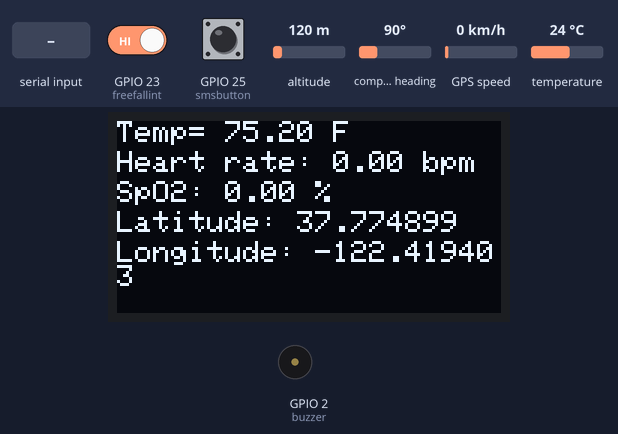
The sketch below on a simulated ESP32. On the bench: 128×64 one-colour display, buzzer (waves = sounding, pin HIGH). The test bench sets the inputs (shaded band); at power-on: temperature 24 °C, GPIO 23 (freefallint) HIGH, GPIO 25 (smsbutton) HIGH, altitude 120 m, compass heading 90°, GPS speed 0 km/h. WiFi joins after 1.5 s; servers stay silent unless stated; the GPS gets a fix after 3 s at 37.7749, -122.4194 with 8 satellites; what the sketch prints to the serial monitor is not drawn.

Above: at 7.6 s.
7.7 s: temperature set to 37 °C
At 9.34 s:
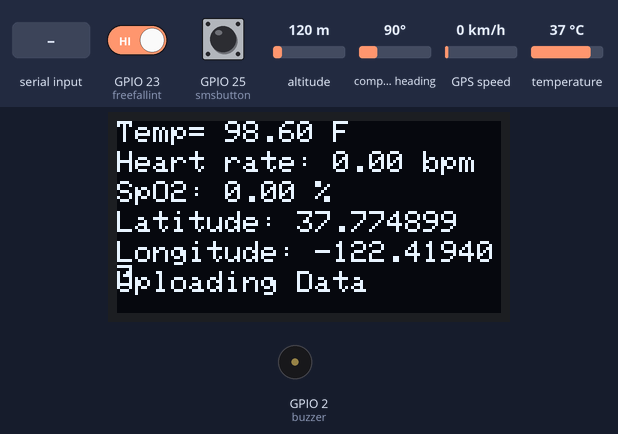
12.0 s: temperature set to 38.5 °C
At 13.6 s:
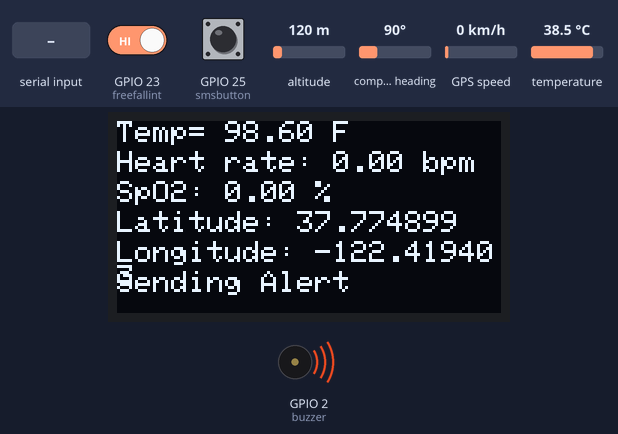
16.2 s: GPIO 23 (freefallint) driven LOW
At 18.7 s:
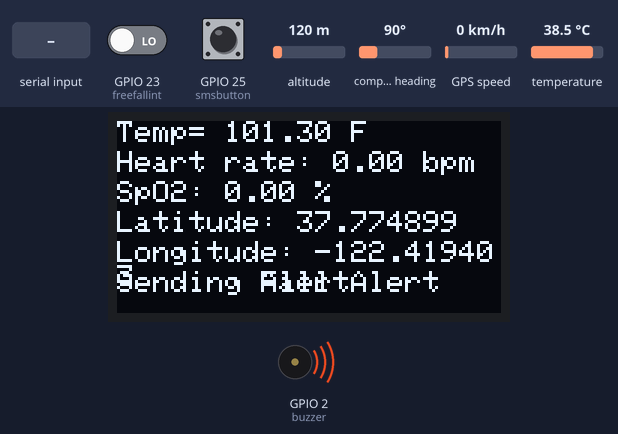
20.5 s: "LOC" received over Serial
At 23.2 s:
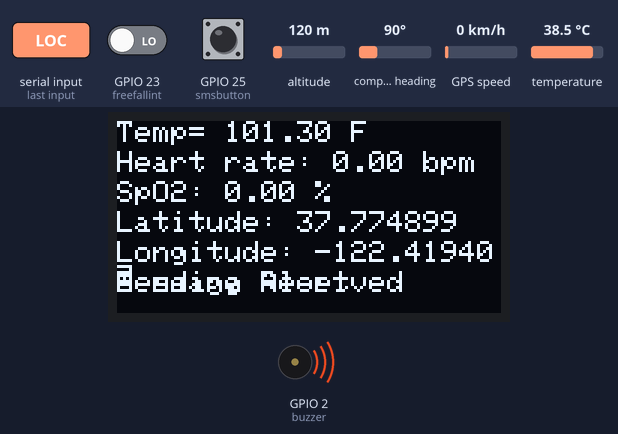
24.8 s: GPIO 25 (smsbutton) pulled LOW for 0.15 s
27.2 s: "LOC" received over Serial
At 29.89 s:
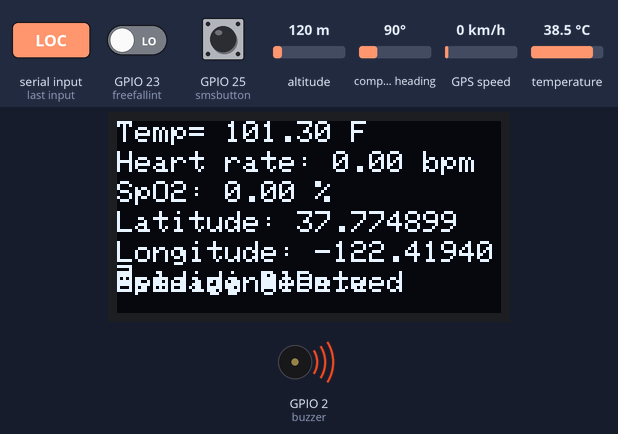
Timing chart, 0 to 32.4 s (numbered marks = the images above; inputs shaded):
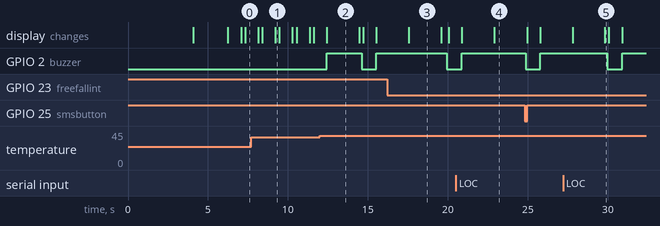

The sketch:

AMAW_main_controller.ino
```cpp
#include <TinyGPS.h>
#include <WiFi.h>
#include <Wire.h>
#include <OneWire.h>
#include <DallasTemperature.h>
#include <SPI.h>
#include <Adafruit_GFX.h>
#include <Adafruit_SH1106.h>
#include <FirebaseESP32.h>
#include <Adafruit_MPU6050.h>
#include <Adafruit_Sensor.h>

Adafruit_MPU6050 mpu;

#define TX1_pin  14
#define RX1_pin  27

#define TX2_pin  17
#define RX2_pin  16

#define I2C_SDA_2   21
#define I2C_SCL_2   22

#define sim800l Serial

HardwareSerial neogps(2);
HardwareSerial max30100(1);

TinyGPS gps;

float lat = 0.0;
float lon = 0.0;

String datasms = "";

Adafruit_SH1106 display(I2C_SDA_2 , I2C_SCL_2);

/*Put your SSID & Password*/
const char* ssid = "YOUR_WIFI_SSID";  // Enter SSID here
const char* password = "YOUR_WIFI_PASSWORD";  //Enter Password here

#define DS18B20 26
OneWire oneWire(DS18B20);
DallasTemperature sensors(&oneWire);

float bodytemperature = 0.0;

float spo2 = 0.00;
float heartrate = 0.00;
String maxstream;

#define freefallint 23
#define smsbutton 25
#define buzzer 2

int freefallstate = 1;
int smsbuttonstate = 1;

#define FIREBASE_HOST "https://your-project.firebaseio.com/"               // Heere add your Firebase Realtime Database URL
#define FIREBASE_AUTH "YOUR_FIREBASE_AUTH"                                // Here add your Firebase Database Secret or Authentication Token

FirebaseData firebaseData;
FirebaseJson json;

char buff[10];

String mybodytemperature;
String myspo2;
String myheartrate;

char Received_SMS;              //Here we store the full received SMS (with phone sending number and date/time) as char
short MLX_OK=-1;

int wt = 0;


void IRAM_ATTR smsstate() {
  smsbuttonstate = 0;
}

void IRAM_ATTR freefall() {
  freefallstate = 0;
}

void setup(){
  Serial.begin(9600);
  Serial.print("ESP32 Board MAC Address:  ");
  Serial.println(WiFi.macAddress());

  neogps.begin(9600, SERIAL_8N1, RX2_pin, TX2_pin);
  max30100.begin(9600, SERIAL_8N1, RX1_pin, TX1_pin);

  display.begin(SH1106_SWITCHCAPVCC, 0x3C);  // initialize with the I2C addr 0x3D (for the 128x64)
  // init done
  display.clearDisplay();
  display.setTextSize(2);
  display.setTextColor(WHITE);
  display.setCursor(0, 0);
  display.println("IOT Based");
  display.println("Patient");
  display.println("Health");
  display.println("Monitoring");
  display.display();
  delay(3000);

  //connect to your local wi-fi network
  WiFi.begin(ssid, password);

  //check wi-fi is connected to wi-fi network
  while(WiFi.status() != WL_CONNECTED && wt <= 10) {
    delay(1000);
    Serial.print(".");
    wt = wt + 1;
    display.clearDisplay();
    display.setTextSize(2);
    display.setTextColor(WHITE);
    display.setCursor(0, 0);
    display.println("Connecting");
    display.println("To");
    display.println(ssid);
    display.display();
  }

  if(WiFi.status() == WL_CONNECTED){
    Serial.println("");
    Serial.println("WiFi connected..!");
    Serial.print("Got IP: ");
    Serial.println(WiFi.localIP());

    Firebase.begin(FIREBASE_HOST, FIREBASE_AUTH);
    Firebase.reconnectWiFi(true);

    //Set database read timeout to 1 minute (max 15 minutes)
    Firebase.setReadTimeout(firebaseData, 1000 * 60);
    //tiny, small, medium, large and unlimited.
    //Size and its write timeout e.g. tiny (1s), small (10s), medium (30s) and large (60s).
    Firebase.setwriteSizeLimit(firebaseData, "tiny");
  }

  position();
  delay(1000);
  position();

  updatedisplay();

  pinMode(buzzer, OUTPUT);
  digitalWrite(buzzer, LOW);
  pinMode(smsbutton, INPUT_PULLUP);
  pinMode(freefallint, INPUT);
  attachInterrupt(digitalPinToInterrupt(smsbutton), smsstate, FALLING);
  attachInterrupt(digitalPinToInterrupt(freefallint), freefall, FALLING);

  // Try to initialize!
  if (!mpu.begin()) {
    Serial.println("Failed to find MPU6050 chip");
    while (1) {
      delay(10);
    }
  }
  Serial.println("MPU6050 Found!");

  //setupt motion detection
  mpu.setHighPassFilter(MPU6050_HIGHPASS_0_63_HZ);
  mpu.setMotionDetectionThreshold(10);
  mpu.setMotionDetectionDuration(200);
  mpu.setInterruptPinLatch(true);  // Keep it latched.  Will turn off when reinitialized.
  mpu.setInterruptPinPolarity(true);
  mpu.setMotionInterrupt(true);
}

void loop(){
  digitalWrite(buzzer, LOW);

  position();
  measurebpm();
  updatedisplay();

  Serial.print("Heart rate:");
  Serial.print(heartrate);
  Serial.print("bpm / SpO2:");
  Serial.print(spo2);
  Serial.println("%");

  sensors.requestTemperatures();
  bodytemperature = sensors.getTempFByIndex(0);

  Serial.print("Body Temperature: ");
  Serial.print(bodytemperature);
  Serial.println("° F");

  if (heartrate >= 110 || bodytemperature >= 100 || (spo2 <= 92 && spo2 >= 70) || smsbuttonstate == 0) {
    display.setTextSize(1);
    display.setTextColor(WHITE);
    display.setCursor(0,50);
    display.print("                  ");
    display.display();
    display.setTextSize(1);
    display.setTextColor(WHITE);
    display.setCursor(0,50);
    display.print("Sending Alert");
    display.display();
    digitalWrite(buzzer, HIGH);
    datasms = "\nAlert! I Need Help.\nHeartbeat Is: "+String(heartrate)+",\nOxygen Level Is: "+String(spo2)+",\nTemperature Is: "+String(bodytemperature)+",\nhttp://maps.google.com/maps?q=loc:"+String(lat, 6)+","+String(lon, 6);  //This string is sent as SMS
    Send_Data();
    ReceiveMode();
    smsbuttonstate = 1;
  }

  String RSMS;             //We add this new variable String type, and we put it in loop so everytime gets initialized
                           //This is where we put the Received SMS, yes above there's Recevied_SMS variable, we use a trick below
                           //To concatenate the "char Recevied_SMS" to "String RSMS" which makes the "RSMS" contains the SMS received but as a String
                           //The recevied SMS cannot be stored directly as String


  while(sim800l.available()>0){   //When SIM800L sends something to the Arduino... problably the SMS received... if something else it's not a problem
    Received_SMS=sim800l.read();  //"char Received_SMS" is now containing the full SMS received
    RSMS.concat(Received_SMS);    //concatenate "char received_SMS" to RSMS which is "empty"
    MLX_OK=RSMS.indexOf("LOC");   //"indexOf function looks for the substring "x" within the String (here RSMS) and gives us its index or position
                                  //For example if found at the beginning it will give "0" after 1 character it will be "1"
                                  //If it's not found it will give "-1", so the variables are integers

  }

  if (MLX_OK != -1) {
    display.setTextSize(1);
    display.setTextColor(WHITE);
    display.setCursor(0,50);
    display.print("                  ");
    display.display();
    display.setTextSize(1);
    display.setTextColor(WHITE);
    display.setCursor(0,50);
    display.print("Message Received");
    display.display();
    datasms = "\nHeartbeat Is: "+String(heartrate)+",\nOxygen Level Is: "+String(spo2)+",\nTemperature Is: "+String(bodytemperature)+",\nhttp://maps.google.com/maps?q=loc:"+String(lat, 6)+","+String(lon, 6);  //This string is sent as SMS
    Send_Data();
    ReceiveMode();
    MLX_OK=-1;
  }

  if(freefallstate == 0){
    display.setTextSize(1);
    display.setTextColor(WHITE);
    display.setCursor(0,50);
    display.print("                  ");
    display.display();
    display.setTextSize(1);
    display.setTextColor(WHITE);
    display.setCursor(0,50);
    display.print("Sending Fall Alert");
    display.display();
    digitalWrite(buzzer, HIGH);
    datasms = "\nAlert! Person Has Fallen.\nHeartbeat Is: "+String(heartrate)+",\nOxygen Level Is: "+String(spo2)+",\nTemperature Is: "+String(bodytemperature)+",\nhttp://maps.google.com/maps?q=loc:"+String(lat, 6)+","+String(lon, 6);  //This string is sent as SMS
    Send_Data();
    ReceiveMode();
    if (WiFi.status() == WL_CONNECTED) {
      uploaddata();
    }
    freefallstate = 1;
  }

  if(WiFi.status() != WL_CONNECTED){
    wt = 0;

    WiFi.begin(ssid, password);
    //check wi-fi is connected to wi-fi network
    while(WiFi.status() != WL_CONNECTED && wt <= 10) {
      delay(1000);
      Serial.print(".");
      wt = wt + 1;
      display.clearDisplay();
      display.setTextSize(2);
      display.setTextColor(WHITE);
      display.setCursor(0, 0);
      display.println("Connecting");
      display.println("To");
      display.println(ssid);
      display.display();
    }
    if(WiFi.status() == WL_CONNECTED){
      Serial.println("");
      Serial.println("WiFi connected..!");
      Serial.print("Got IP: ");
      Serial.println(WiFi.localIP());

      Firebase.begin(FIREBASE_HOST, FIREBASE_AUTH);
      Firebase.reconnectWiFi(true);

      //Set database read timeout to 1 minute (max 15 minutes)
      Firebase.setReadTimeout(firebaseData, 1000 * 60);
      //tiny, small, medium, large and unlimited.
      //Size and its write timeout e.g. tiny (1s), small (10s), medium (30s) and large (60s).
      Firebase.setwriteSizeLimit(firebaseData, "tiny");
    }
  } else if (WiFi.status() == WL_CONNECTED && smsbuttonstate != 0) {
      uploaddata();
  }

  Serial.println("******---------******---------******");

}

void measurebpm(){
  //max30100.listen();
  while(max30100.available()>0){

     maxstream=max30100.readString();
     Serial.println(maxstream);   //Show it on the serial monitor (optional)
     for (int i = 0; i < maxstream.length(); i++) {
      if (maxstream.substring(i, i+1) == ";") {
        heartrate = maxstream.substring(0, i).toFloat();
        spo2 = maxstream.substring(i+1).toFloat();
        break;
      }
    }
  }
}

void ReceiveMode(){       //Set the SIM800L Receive mode

  sim800l.println("AT"); //If everything is Okay it will show "OK" on the serial monitor
  delay(100);
  sim800l.println("AT+CMGF=1"); // Configuring TEXT mode
  delay(100);
  sim800l.println("AT+CNMI=2,2,0,0,0"); //Configure the SIM800L on how to manage the Received SMS... Check the SIM800L AT commands manual
  delay(100);
}

void Send_Data(){

  Serial.println("Sending Data...");     //Displays on the serial monitor...Optional
  sim800l.print("AT+CMGF=1\r");          //Set the module to SMS mode
  delay(100);
  sim800l.print("AT+CMGS=\"[Add phone number here]\"\r");  //Your phone number don't forget to include your country code example +212xxxxxxxxx"
  delay(500);
  sim800l.print(datasms);  //This string is sent as SMS
  delay(500);
  sim800l.print((char)26);//Required to tell the module that it can send the SMS
  delay(500);
  sim800l.println();
  Serial.println("Data Sent.");
}

void position(){
  //neogps.listen();
  while(neogps.available()){ // check for gps data
    if(gps.encode(neogps.read())){// encode gps data
      gps.f_get_position(&lat,&lon); // get latitude and longitude
      // display position

      Serial.print("Latitude: ");
      Serial.println(lat,6);
      Serial.print("Longitude: ");
      Serial.println(lon,6);
    }
  }
}

void updatedisplay(){
  display.clearDisplay();
  display.setTextSize(1);
  display.setTextColor(WHITE);
  display.setCursor(0, 0);
  display.print("Temp= ");
  display.print(bodytemperature);
  display.println(" F");
  display.setCursor(0, 10);
  display.print("Heart rate: ");
  display.print(heartrate);
  display.println(" bpm");
  display.setCursor(0, 20);
  display.print("SpO2: ");
  display.print(spo2);
  display.println(" %");
  display.setCursor(0, 30);
  display.print("Latitude: ");
  display.print(lat, 6);
  display.setCursor(0, 40);
  display.print("Longitude: ");
  display.print(lon, 6);
  display.display();
}

void uploaddata(){
  display.setTextSize(1);
  display.setTextColor(WHITE);
  display.setCursor(0,50);
  display.print("                  ");
  display.display();
  display.setTextSize(1);
  display.setTextColor(WHITE);
  display.setCursor(0,50);
  display.print("Uploading Data");
  display.display();

  json.set("/heartrate", heartrate);
  json.set("/spo2", spo2);
  json.set("/temperature", bodytemperature);
  json.set("/latitude", lat);
  json.set("/longitude", lon);
  json.set("/freefall", freefallstate);
  Firebase.updateNode(firebaseData,"/data",json);
}
```

Measured:
- the behaviour switches between 37.8 and 37.9 °C on temperature (found by bisection; images 1 and 2)
- after the input at 7.7 s, the display: first differs from a run without the input after 0.70 s (image 1 shows a later state)
- after the input at 12.0 s, GPIO 2 (buzzer): LOW → HIGH after 0.42 s, → LOW 2.2 s later, → HIGH 0.92 s later; the display: first differs from a run without the input after 0.42 s (image 2)
- after the input at 16.2 s, the display: changes after 1.4 s (image 3)
- after the input at 20.5 s, GPIO 2 (buzzer): goes on until 20.9 s, then stays HIGH; the display: first differs from a run without the input after 2.4 s (image 4)
- after the input at 27.2 s, the display: first changes after 0.61 s (image 5 shows a later state)
- what the display in image 2 shows lasts 2.1 s, from 12.4 s to 14.5 s
